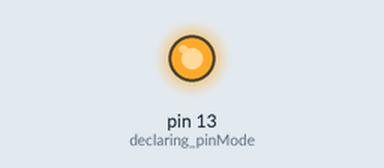
The sketch below on a simulated Arduino Nano, built with avr-gcc and run on an emulated ATmega328P. Parts: output pins drawn as LEDs (lit = HIGH).

Above: at 0.2 s.
At 67.0 s:
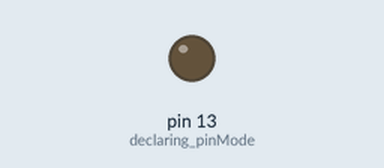
Timing chart, 0 to 68.3 s (numbered marks = the images above):
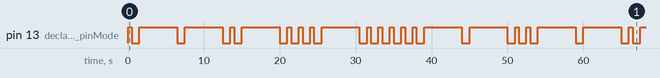

Measured:
- by itself, pin 13 (declaring_pinMode): moves between LOW and HIGH, repeating every 52.5 s
- by itself, everything shown: repeats every 52.5 s, in 34 steps

The sketch:

Blinkmyname.ino
```cpp
//JASDEEP SINGH

/*
  TASK - 2.1
  BLINK MY FIRST NAME

  MY NAME IS JASDEEP SINGH
  In this taskk I have used morse code to blink my first name using in built led in arduino nano 33 iot board
  this is website link which is used to convert aphabets to dots and dashes.
  https://morsecode.world/international/morse2.html

 */

//#define LED  D12                        //defining pin number


void setup()
{
  pinMode(LED_BUILTIN, OUTPUT);              //  declaring pinMode

   }


void loop()
{
 // Writing Jasdeep with morsecode
//----------------------------------------------------------------------------------------------------------------
  // J is written as . _ _ _
  digitalWrite(LED_BUILTIN, HIGH);
  delay(500);
  digitalWrite(LED_BUILTIN, LOW);
  delay(1000);
  digitalWrite(LED_BUILTIN, HIGH);
  delay(5000);
  digitalWrite(LED_BUILTIN, LOW);
  delay(1000);
  digitalWrite(LED_BUILTIN, HIGH);
  delay(5000);
  digitalWrite(LED_BUILTIN, LOW);
  delay(1000);

//----------------------------------------------------------------------------------------------------------------
  // A is written as . _
  digitalWrite(LED_BUILTIN, HIGH);
  delay(500);
  digitalWrite(LED_BUILTIN, LOW);
  delay(1000);
  digitalWrite(LED_BUILTIN, HIGH);
  delay(5000);
  digitalWrite(LED_BUILTIN, LOW);
  delay(1000);

//----------------------------------------------------------------------------------------------------------------
  // S is written as . . .
  digitalWrite(LED_BUILTIN, HIGH);
  delay(500);
  digitalWrite(LED_BUILTIN, LOW);
  delay(1000);
  digitalWrite(LED_BUILTIN, HIGH);
  delay(500);
  digitalWrite(LED_BUILTIN, LOW);
  delay(1000);
  digitalWrite(LED_BUILTIN, HIGH);
  delay(500);
  digitalWrite(LED_BUILTIN, LOW);
  delay(1000);

//----------------------------------------------------------------------------------------------------------------
  // D is written as _ . .
  digitalWrite(LED_BUILTIN, HIGH);
  delay(5000);
  digitalWrite(LED_BUILTIN, LOW);
  delay(1000);
  digitalWrite(LED_BUILTIN, HIGH);
  delay(500);
  digitalWrite(LED_BUILTIN, LOW);
  delay(1000);
  digitalWrite(LED_BUILTIN, HIGH);
  delay(500);
  digitalWrite(LED_BUILTIN, LOW);
  delay(1000);

//----------------------------------------------------------------------------------------------------------------
  // E is written as .
  digitalWrite(LED_BUILTIN, HIGH);
  delay(500);
  digitalWrite(LED_BUILTIN, LOW);
  delay(1000);

//----------------------------------------------------------------------------------------------------------------
  // E is written as .
  digitalWrite(LED_BUILTIN, HIGH);
  delay(500);
  digitalWrite(LED_BUILTIN, LOW);
  delay(1000);


//----------------------------------------------------------------------------------------------------------------
  // P is written as . _ _ .
  digitalWrite(LED_BUILTIN, HIGH);
  delay(500);
  digitalWrite(LED_BUILTIN, LOW);
  delay(1000);
  digitalWrite(LED_BUILTIN, HIGH);
  delay(5000);
  digitalWrite(LED_BUILTIN, LOW);
  delay(1000);
  digitalWrite(LED_BUILTIN, HIGH);
  delay(5000);
  digitalWrite(LED_BUILTIN, LOW);
  delay(1000);
  digitalWrite(LED_BUILTIN, HIGH);
  delay(500);
  digitalWrite(LED_BUILTIN, LOW);
  delay(1000);

}
```
